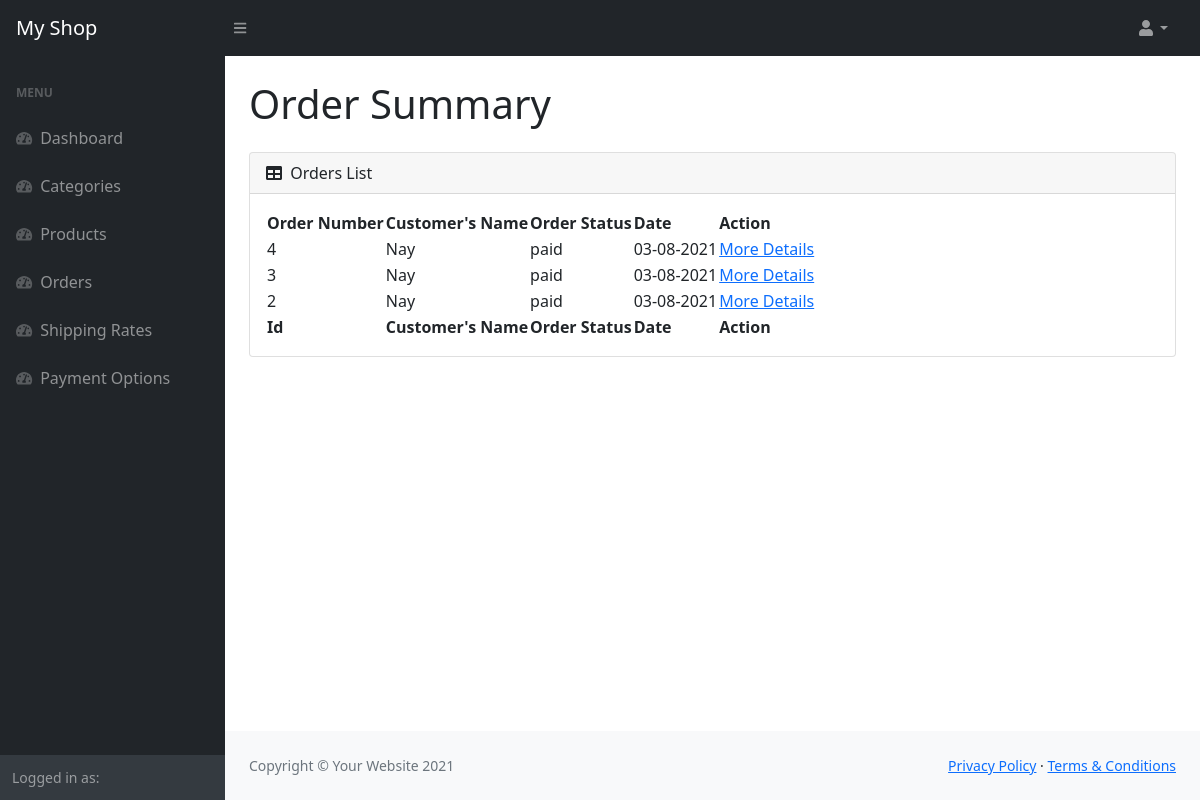
Screenshot of /admin/orders_list.php with the database file from the repository.
### tables this page shows
CREATE TABLE `orders` (
  `id` int(11) NOT NULL,
  `customer_name` varchar(32) NOT NULL,
  `customer_phone` varchar(32) NOT NULL,
  `customer_address` varchar(32) NOT NULL,
  `customer_message` text NOT NULL,
  `payment_method` varchar(32) NOT NULL,
  `order_status` enum('pending','paid','shipped','completed','cancelled','refunded') NOT NULL,
  `admin_note` text NOT NULL,
  `user_id` int(11) NOT NULL,
  `shipping_rate_id` int(11) NOT NULL,
  `created_on` datetime NOT NULL DEFAULT CURRENT_TIMESTAMP
);

### admin/orders_list.php (the view, shortened to what this page needs)
<?php
include('inc/connect.php');
$sql = "SELECT * FROM orders ORDER BY orders.created_on DESC";
$result = $conn->query($sql);
$orders = array();
if ($result->num_rows > 0) {
  while($row = $result->fetch_assoc()) {
    array_push($orders, $row);
  }
}
?>
<?php include("inc/header.php"); ?>
            <main>
                <div class="container-fluid px-4">
                    <h1 class="mt-4">Order Summary</h1>
                    <?php if(count($orders)): ?>
                    	<div class="card mt-4">
                            <div class="card-header">
                                <i class="fas fa-table me-1"></i>
                                Orders List
                            </div>
                            <div class="card-body">
                                <table id="datatablesSimple">
                                    <thead>
                                        <tr>
                                            <th>Order Number</th>
                                            <th>Customer's Name</th>
                                            <th>Order Status</th>
                                            <th>Date</th>                                   <th>Action</th>
                                        </tr>
                                    </thead>
                                    <tfoot>
                                        <tr>
                                            <th>Id</th>
                                            <th>Customer's Name</th>
                                            <th>Order Status</th>
                                            <th>Date</th>                                   <th>Action</th>
                                        </tr>
                                    </tfoot>
                                    <tbody>
                                    	<?php
                                    		foreach($orders as $order){
                                                $formattedDate = date("d-m-Y", strtotime($order['created_on']));
                                    			$html = "<tr>";
                                            	$html .= "<td>{$order['id']}</td>";
                                                $html .= "<td>{$order['customer_name']}</td>";
                                                $html .= "<td>{$order['order_status']}</td>";
                                                $html .= "<td>{$formattedDate}</td>";
                                                $html .= "<td>";
                                            	$html .= "<a href='orders_single.php?id={$order['id']}'/>More Details</a>";
                                            	$html .= "</td>";
                                        		$html .= "</tr>";
                                        		echo $html;
                                    		}
                                    	?>
                                    </tbody>
                                </table>
                            </div>
                        </div>
                    <?php else:?>
                    	<p>No records found</p>
                    <?php endif; ?>
                </div>
            </main>
<?php include("inc/footer.php"); ?>

### rows the page displays
orders: id "4", customer_name "Nay", order_status "paid", created_on "03-08-2021"
orders: id "3", customer_name "Nay", order_status "paid", created_on "03-08-2021"
orders: id "2", customer_name "Nay", order_status "paid", created_on "03-08-2021"
